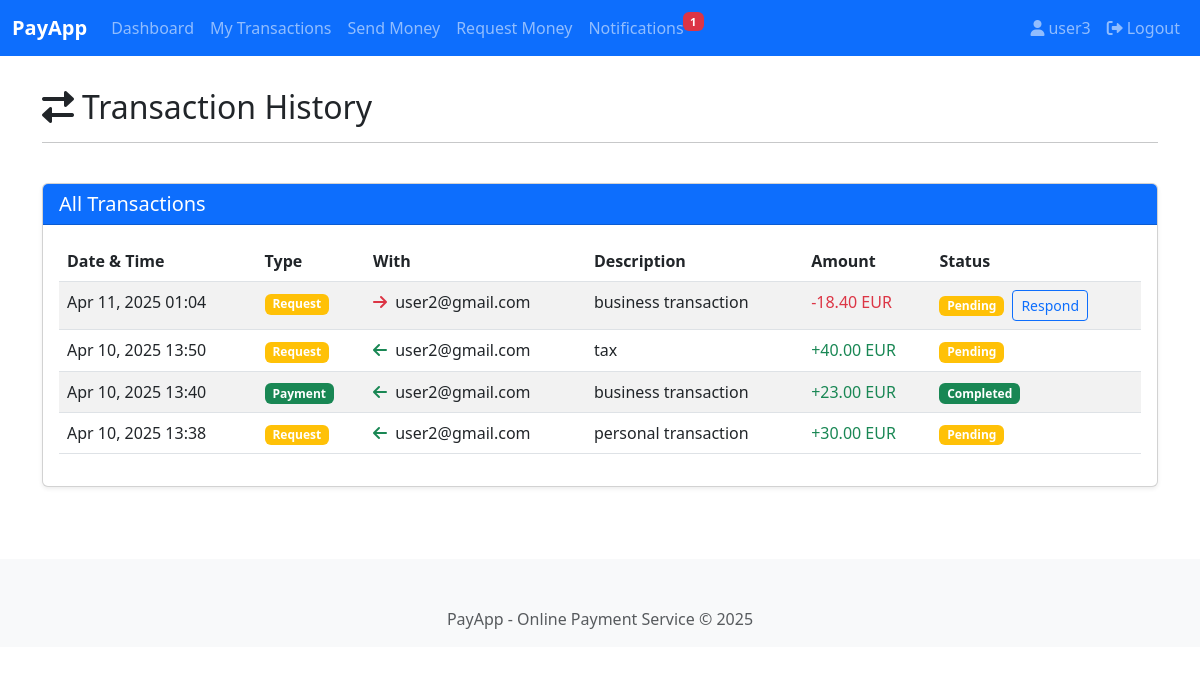
The page /webapps2025/transactions/ (signed in) on the database its author committed.
### payapp/models.py (models this page shows, shortened)
class Transaction(models.Model):
    TRANSACTION_TYPES = (
        ('PAYMENT', 'Direct Payment'),
        ('REQUEST', 'Payment Request'),
    )
    STATUS_CHOICES = (
        ('PENDING', 'Pending'),
        ('COMPLETED', 'Completed'),
        ('REJECTED', 'Rejected'),
    )
    sender = models.ForeignKey(User, on_delete=models.CASCADE, related_name='sent_transactions')
    receiver = models.ForeignKey(User, on_delete=models.CASCADE, related_name='received_transactions')
    amount = models.DecimalField(max_digits=12, decimal_places=2)
    amount_sender_currency = models.DecimalField(max_digits=12, decimal_places=2)
    amount_receiver_currency = models.DecimalField(max_digits=12, decimal_places=2)
    sender_currency = models.CharField(max_length=3)
    receiver_currency = models.CharField(max_length=3)
    transaction_type = models.CharField(max_length=10, choices=TRANSACTION_TYPES)
    status = models.CharField(max_length=10, choices=STATUS_CHOICES, default='PENDING')
    timestamp = models.DateTimeField()
    description = models.CharField(max_length=255, blank=True, null=True)
    class Meta:
        ordering = ['-timestamp']

### payapp/views.py (the view)
# urls.py: path('transactions/', views.transaction_list_view, name='transactions'),
@login_required
def transaction_list_view(request):
    sent_transactions = Transaction.objects.filter(sender=request.user)
    received_transactions = Transaction.objects.filter(receiver=request.user)
    all_transactions = sorted(
        list(sent_transactions) + list(received_transactions),
        key=lambda x: x.timestamp,
        reverse=True
    )
    notification_count = Transaction.objects.filter(
        sender=request.user,
        transaction_type='REQUEST',
        status='PENDING'
    ).count()
    return render(request, 'payapp/transactions.html', {
        'transactions': all_transactions,
        'notification_count': notification_count
    })

### templates/payapp/transactions.html (shortened to what this page needs)
{% extends 'base.html' %}
{% block content %}
<div class="row mb-4">
    <div class="col-md-12">
        <h2>
            <i class="fas fa-exchange-alt me-2"></i>Transaction History
        </h2>
        <hr>
    </div>
</div>
<div class="row">
    <div class="col-md-12">
        <div class="card">
            <div class="card-header bg-primary text-white">
                <h5 class="mb-0">All Transactions</h5>
            </div>
            <div class="card-body">
                <div class="table-responsive">
                    <table class="table table-striped table-hover">
                        <thead>
                            <tr>
                                <th>Date & Time</th>
                                <th>Type</th>
                                <th>With</th>
                                <th>Description</th>
                                <th>Amount</th>
                                <th>Status</th>
                            </tr>
                        </thead>
                        <tbody>
                            {% for transaction in transactions %}
                                <tr>
                                    <td>{{ transaction.timestamp|date:"M d, Y H:i" }}</td>
                                    <td>
                                        {% if transaction.transaction_type == 'PAYMENT' %}
                                            <span class="badge bg-success">Payment</span>
                                        {% else %}
                                            <span class="badge bg-warning">Request</span>
                                        {% endif %}
                                    </td>
                                    <td>
                                        {% if transaction.sender == user %}
                                            <i class="fas fa-arrow-right text-danger me-1"></i>
                                            {{ transaction.receiver.email }}
                                        {% else %}
                                            <i class="fas fa-arrow-left text-success me-1"></i>
                                            {{ transaction.sender.email }}
                                        {% endif %}
                                    </td>
                                    <td>
                                        {% if transaction.description %}
                                            {{ transaction.description }}
                                        {% else %}
                                            <span class="text-muted">No description</span>
                                        {% endif %}
                                    </td>
                                    <td>
                                        {% if transaction.sender == user %}
                                            <span class="text-danger">
                                                -{{ transaction.amount_sender_currency }} {{ transaction.sender_currency }}
                                            </span>
                                        {% else %}
                                            <span class="text-success">
                                                +{{ transaction.amount_receiver_currency }} {{ transaction.receiver_currency }}
                                            </span>
                                        {% endif %}
                                    </td>
                                    <td>
                                        {% if transaction.status == 'COMPLETED' %}
                                            <span class="badge bg-success">Completed</span>
                                        {% elif transaction.status == 'PENDING' %}
                                            <span class="badge bg-warning">Pending</span>
                                            {% if transaction.sender == user %}
                                                <a href="{% url 'respond_request' transaction.id %}" class="btn btn-sm btn-outline-primary ms-1">
                                                    Respond
                                                </a>
                                            {% endif %}
                                        {% else %}
                                            <span class="badge bg-danger">Rejected</span>
                                        {% endif %}
                                    </td>
                                </tr>
                            {% empty %}
                                <tr>
                                    <td colspan="6" class="text-center">No transactions found.</td>
                                </tr>
                            {% endfor %}
                        </tbody>
                    </table>
                </div>
            </div>
        </div>
    </div>
</div>
{% endblock %}

### templates/base.html (shortened to what this page needs)
<!DOCTYPE html>
<html lang="en">
<head>
    <link href="https://cdn.jsdelivr.net/npm/bootstrap@5.3.0-alpha1/dist/css/bootstrap.min.css" rel="stylesheet">
    <link rel="stylesheet" href="https://cdnjs.cloudflare.com/ajax/libs/font-awesome/6.0.0-beta3/css/all.min.css">
</head>
<body>
    <nav class="navbar navbar-expand-lg navbar-dark bg-primary">
        <div class="container-fluid">
            <a class="navbar-brand" href="{% url 'dashboard' %}">PayApp</a>
            <div class="collapse navbar-collapse" id="navbarNav">
                {% if user.is_authenticated %}
                    <ul class="navbar-nav me-auto">
                        <li class="nav-item">
                            <a class="nav-link" href="{% url 'dashboard' %}">Dashboard</a>
                        </li>
                        {% if user.profile.is_admin %}
                            <li class="nav-item">
                                <a class="nav-link" href="{% url 'admin_transactions' %}">All Transactions</a>
                            </li>
                            <li class="nav-item">
                                <a class="nav-link" href="{% url 'admin_register' %}">Add Admin</a>
                            </li>
                        {% else %}
                            <li class="nav-item">
                                <a class="nav-link" href="{% url 'transactions' %}">My Transactions</a>
                            </li>
                            <li class="nav-item">
                                <a class="nav-link" href="{% url 'make_payment' %}">Send Money</a>
                            </li>
                            <li class="nav-item">
                                <a class="nav-link" href="{% url 'request_payment' %}">Request Money</a>
                            </li>
                            <li class="nav-item">
    <a class="nav-link" href="{% url 'notifications' %}">
        Notifications
        {% if notification_count > 0 %}
            <span class="badge bg-danger notification-badge">{{ notification_count }}</span>
        {% endif %}
    </a>
</li>
                        {% endif %}
                    </ul>
                    <ul class="navbar-nav ms-auto">
                        <li class="nav-item">
                            <span class="nav-link">
                                <i class="fas fa-user me-1"></i>{{ user.username }}
                            </span>
                        </li>
                        <li class="nav-item">
                            <a class="nav-link" href="{% url 'logout' %}">
                                <i class="fas fa-sign-out-alt me-1"></i>Logout
                            </a>
                        </li>
                    </ul>
                {% endif %}
            </div>
        </div>
    </nav>
    <div class="container">
        {% block content %}{% endblock %}
    </div>
    <footer class="bg-light mt-5 py-3">
        <div class="container text-center">
            <p class="text-muted mb-0">PayApp - Online Payment Service &copy; 2025</p>
        </div>
    </footer>
</body>
</html>

### templates/base.html (style rules this page uses)
.navbar-brand { font-weight: bold; }
.container { margin-top: 2rem; }
.card { margin-bottom: 1.5rem; box-shadow: 0 0.125rem 0.25rem rgba(0, 0, 0, 0.075); }
.notification-badge { position: relative; top: -8px; right: 5px; font-size: 0.7rem; }

### rows shown on the page
Transaction: transaction_type "Request", status "Pending"
Transaction: transaction_type "Request", status "Pending"
Transaction: transaction_type "Payment", status "Completed"
Transaction: transaction_type "Request", status "Pending"

### other values the page prints
{{ notification_count }} "1"
{{ user.username }} "user3"
